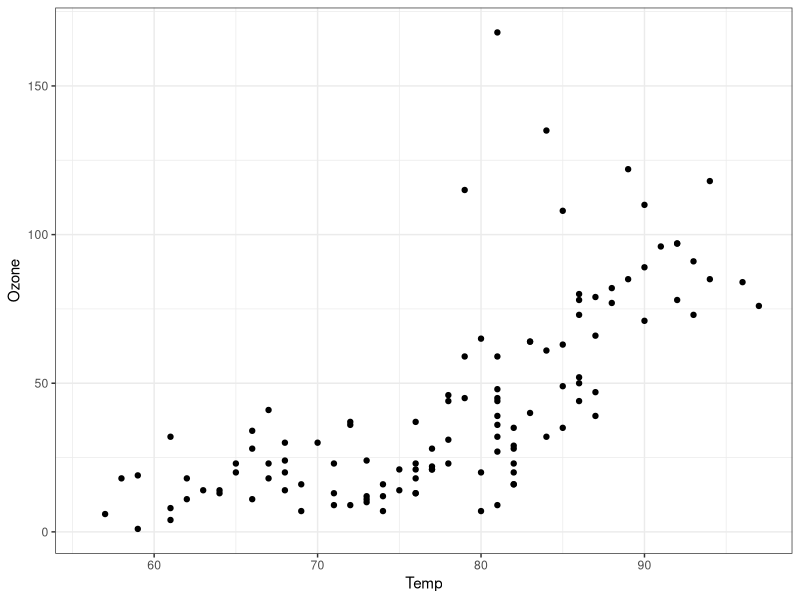

Here is the R script that generated this plot:
###############################
# Encabezado
###############################

library(tidyverse)

aire <-
  airquality %>%
  as_tibble() %>%
  print()

ggplot(aire, aes(Temp, Ozone)) +
  geom_point() +
  theme_bw()
